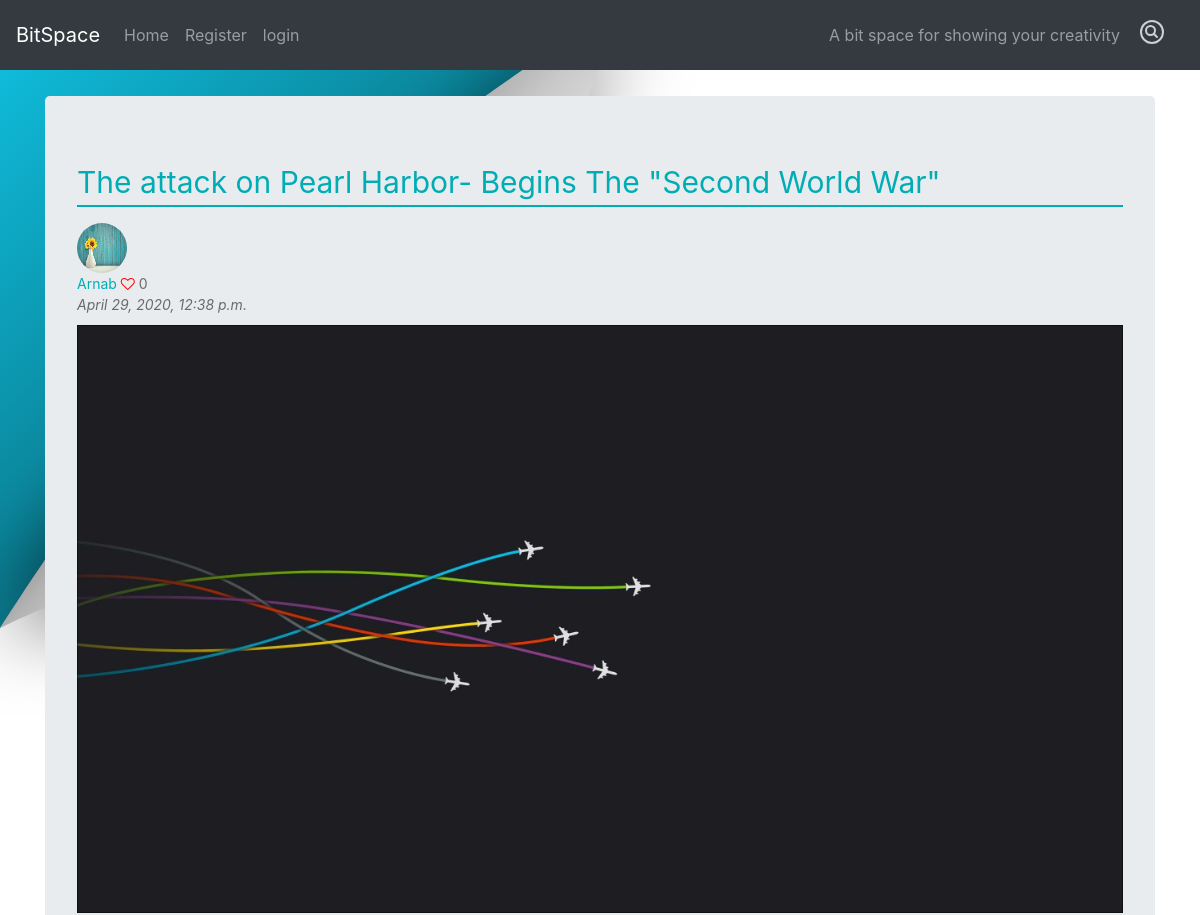
Page /detail/19/ (upper part) on the earlier database version.
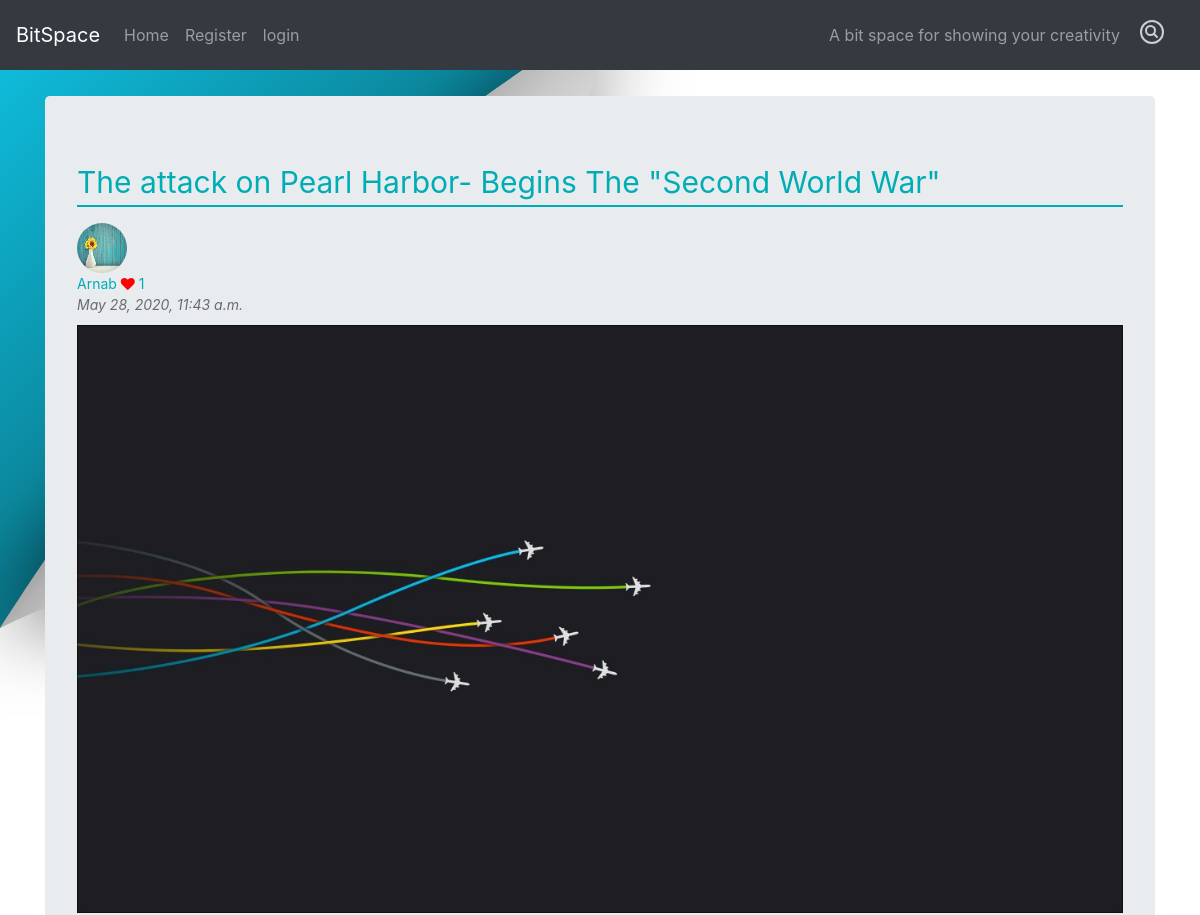
Same page on the later database version.
### blogs/models.py (models this page shows, shortened)
class Article(models.Model):
    user = models.ForeignKey(User, on_delete=models.CASCADE)
    title = models.CharField(max_length=500)
    details = RichTextUploadingField()
    title_image = models.ImageField(default='default_title.jpg', upload_to='Article_heading_pics')
    publish_date = models.DateTimeField(auto_now=True)
    likes = models.ManyToManyField(User,related_name="likes", blank=True)
    def total_likes(self):
        return self.likes.count()
    class Meta:
       ordering = ['-publish_date']

class Profile(models.Model):
    user = models.OneToOneField(User, on_delete=models.CASCADE)
    about = models.CharField(max_length=500)
    pro_pic = models.ImageField(default='default.jpg',upload_to='profile_pics')

### blogs/views.py (the view)
# urls.py: path('detail/<int:pk>/', views.ArticleDetailView.as_view(), name='detail'),
class ArticleDetailView(DetailView):
    context_object_name = 'article_detail'
    model = models.Article
    template_name = 'blogs/detail.html'
    def get_context_data(self, **kwargs):
        context = super(ArticleDetailView, self).get_context_data(**kwargs)
        like_unlike =  get_object_or_404(Article, id=self.kwargs['pk'])
        total_likes =  like_unlike.total_likes()
        is_like = False
        if like_unlike.likes.filter(id=self.request.user.id).exists():
            is_like = True
        context['is_like'] = is_like
        context['total_likes'] = total_likes
        return context

### blogs/templates/blogs/detail.html (shortened to what this page needs)
{% extends 'blogs/base.html' %}
{% block content %}
<div class="container pt-5 mt-5" >
    <div class="jumbotron  d-flex justify-content-center">
        <div class="menu-detail">
            <p class="heading"> {{article_detail.title}} </p>
            <div class="details_date">
                <img class="navpic" src="{{article_detail.user.profile.pro_pic.url}}" width="50" height="50"   alt=""><br>
                <a  href="{% url 'blogs:user_profile' article_detail.user.id %}">{{article_detail.user}}</a>
                    {%if total_likes%}
                 <a href="{% url 'blogs:like_list' article_detail.pk %}"> <i class="fa fa-heart like" aria-hidden="true"></i> {{total_likes}}</a>
                    {%else%}
                     <i class="fa fa-heart-o like" aria-hidden="true"></i> {{total_likes}}
                    {%endif%}
                <br><i>  {{article_detail.publish_date}}  </i>
             </div>
            <div class="post">
                 <img class="img-fluid" src="{{article_detail.title_image.url}}"  alt="title_image">{{article_detail.details|safe|linebreaks}}
            </div>
        </div>
    </div>
</div>
{% endblock %}

Differences in the rows shown:
changed Article "The attack on Pearl Harbor- Begins The \"Second World War\"": publish_date "April 29, 2020, 12:38 p.m." → "May 28, 2020, 11:43 a.m."
Other differences:
{{ total_likes }}: (not shown) → "1"
{{ total_likes }}: "0" → (not shown)
